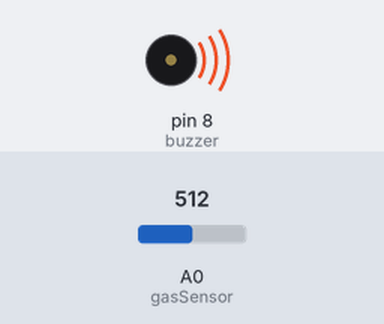
Simulated run of this sketch. Board: Arduino Uno, built with avr-gcc and run on an emulated ATmega328P. Parts: buzzer (waves = sounding, pin HIGH). The inputs (shaded band) are chosen by the test bench; at power-on: A0 (gasSensor) = 512. What the sketch prints to the serial monitor is not drawn.

Above: at 1.8 s.
1.9 s: A0 (gasSensor) set to 311
3.4 s: A0 (gasSensor) set to 291
At 4.9 s:
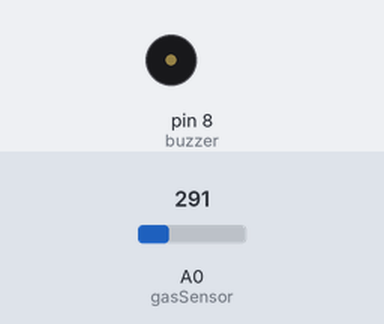
5.5 s: A0 (gasSensor) set to 306
At 6.4 s:
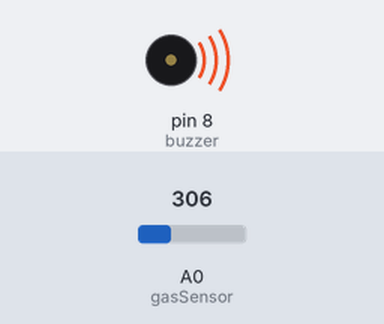
7.5 s: A0 (gasSensor) set to 290
At 9.2 s:
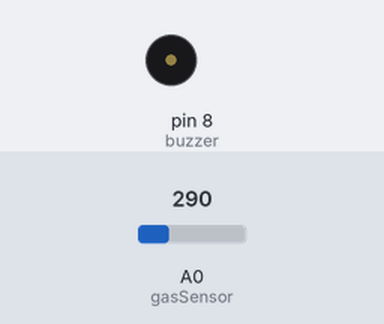
Timing chart, 0 to 10.5 s (numbered marks = the images above; inputs shaded):
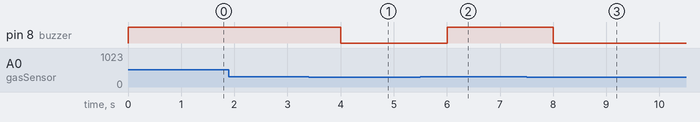

Measured:
- the behaviour switches between 301 and 300 on A0 (gasSensor) (found by bisection; images 0 and 1)
- after the input at 1.9 s, every drawn part: stays the same
- after the input at 3.4 s, pin 8 (buzzer): HIGH → LOW after 0.60 s
- after the input at 5.5 s, pin 8 (buzzer): LOW → HIGH after 0.50 s
- after the input at 7.5 s, pin 8 (buzzer): HIGH → LOW after 0.51 s

The sketch:

gas_detection.ino
```cpp
// Gas Leakage Detection System
// Author: Mancy Maran

int gasSensor = A0;      // MQ-2 gas sensor connected to analog pin A0
int buzzer = 8;          // Buzzer connected to digital pin 8
int gasThreshold = 300;  // Threshold value for gas detection (adjust as needed)

void setup() {
  Serial.begin(9600);    // Start Serial Monitor
  pinMode(buzzer, OUTPUT);
  digitalWrite(buzzer, LOW);
}

void loop() {
  int gasValue = analogRead(gasSensor);  // Read sensor value
  Serial.print("Gas sensor value: ");
  Serial.println(gasValue);

  if (gasValue > gasThreshold) {
    digitalWrite(buzzer, HIGH);          // Turn on buzzer
    Serial.println("🚨 Gas leakage detected!");
    // Optional: add GSM/SMS alert code here
  } else {
    digitalWrite(buzzer, LOW);           // Turn off buzzer
    Serial.println("Gas level normal.");
  }

  delay(1000); // Wait 1 second before next reading
}
```
